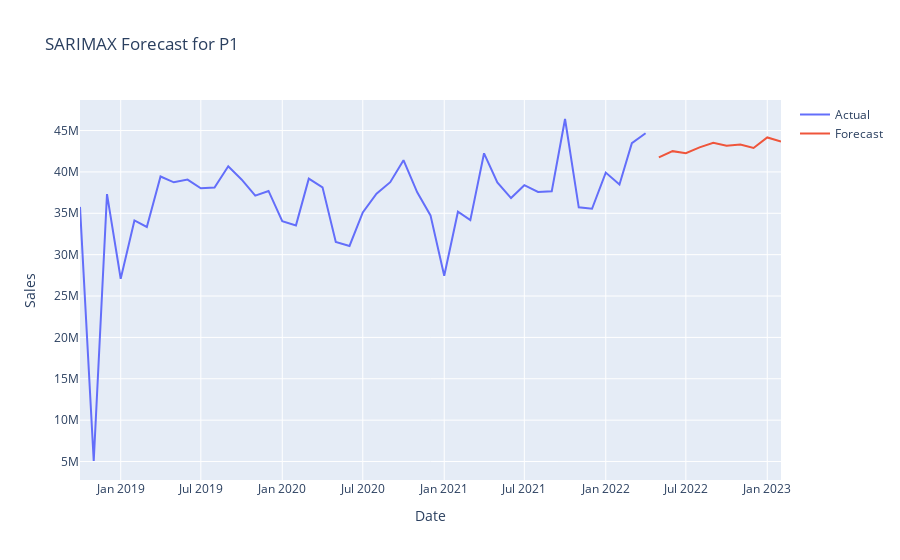

The code cell stored with this chart in its notebook:
### Code cell
predictions1 = forecast_sarimax(
    df=df_1,
    test_dataset=test_1,
    product_id='P1',
    feature_set=['PRI27276_org', 'PRO27826_org', 'MAB_ELE_PRO276', 'MAB_ELE_SHP1100'],
    target_col='Sales',
    horizon=10,
    order=(1, 0, 0),  # Example order (p,d,q)
    seasonal_order=(0, 0, 0, 0), # Example seasonal order (P,D,Q,s)
    winsorize=True
    )
